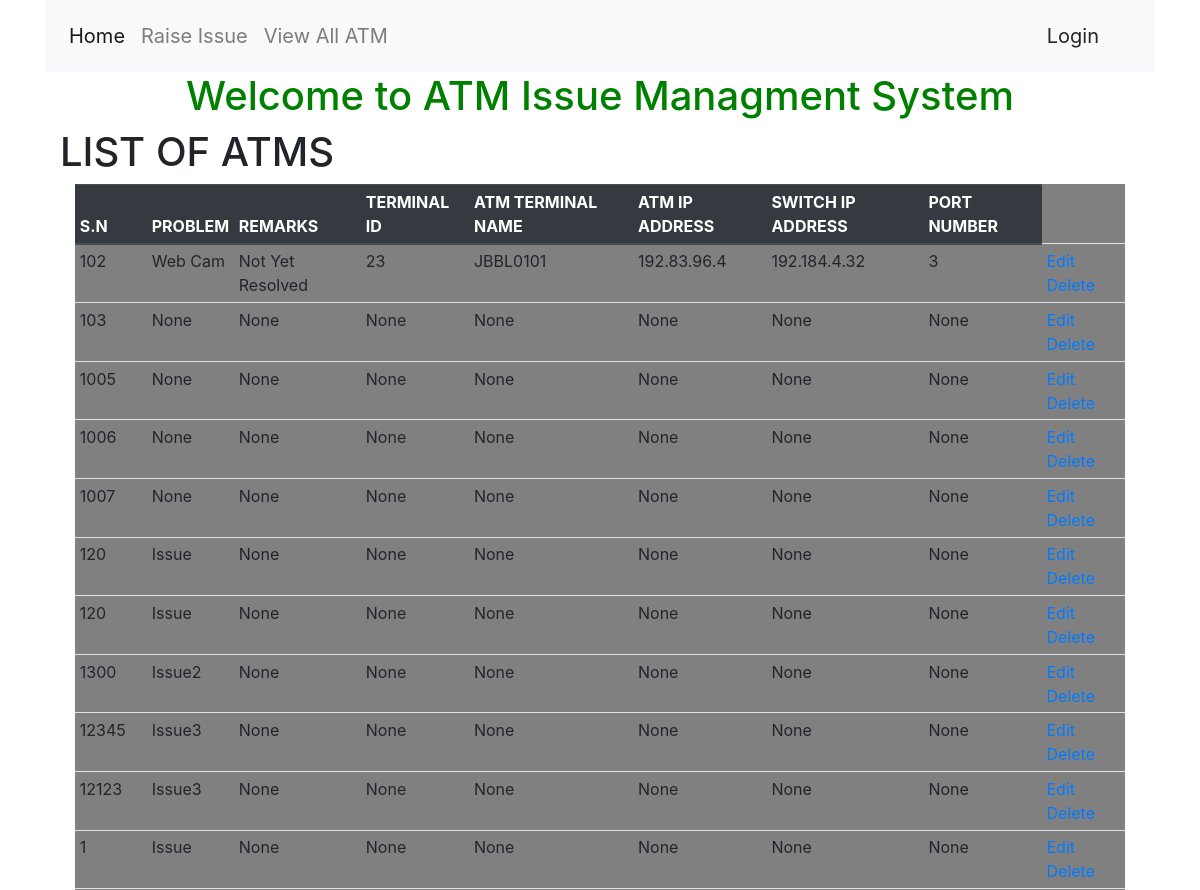
Before: /ATMStatus/ (upper part) with the older database file.
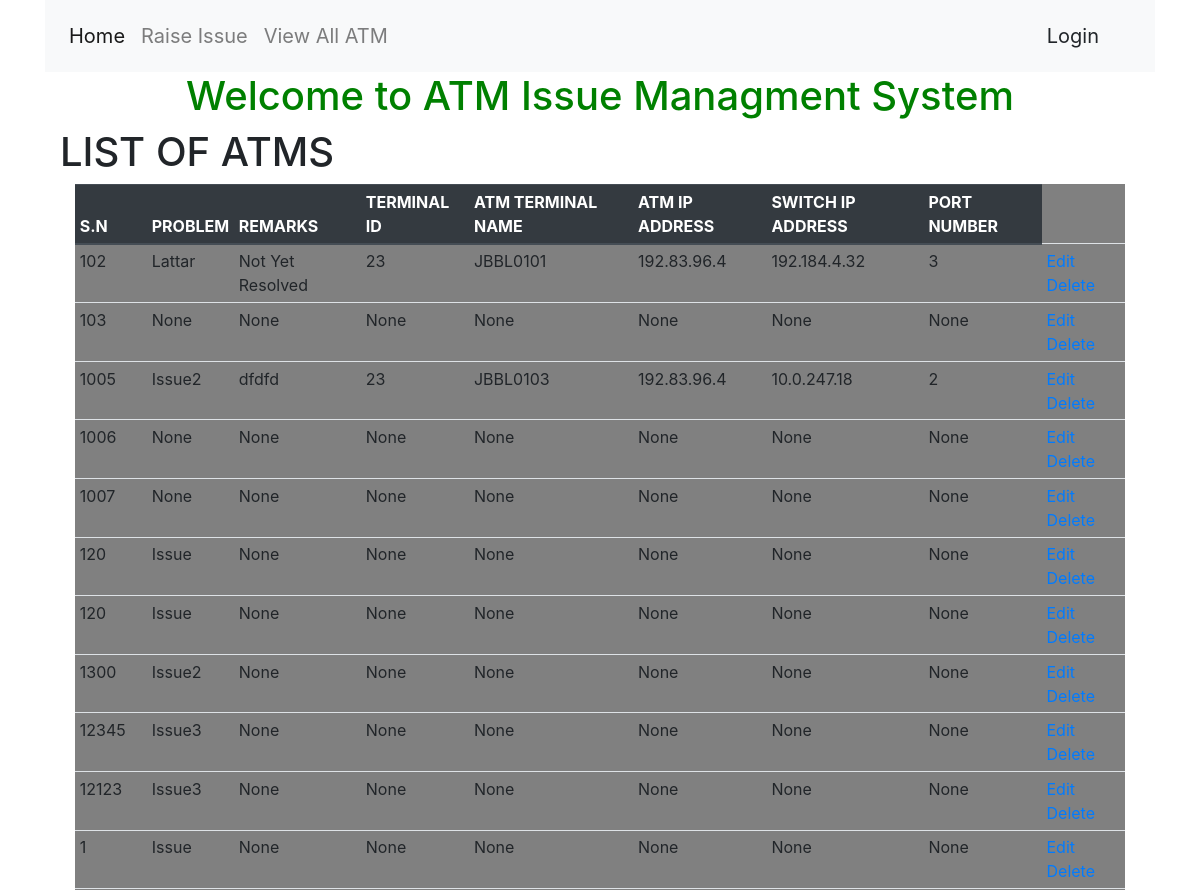
After: the same page with the newer database file.
### ATMStatus/models.py (models this page shows)
class ViewATMStatus(models.Model):
    s_n = models.IntegerField(null=True)
    branch_name = models.CharField(max_length=100,null=True)
    problem = models.CharField(max_length=2083,null=True)
    remarks = models.CharField(max_length=100,null=True)
    terminal_id = models.CharField(max_length=17,null=True)
    atm_terminal_name = models.CharField(max_length=25,null=True)
    atm_ip_address = models.CharField(max_length=50,null=True)
    switch_ip_address = models.CharField(max_length=50,null=True)
    port_number =  models.IntegerField(null=True)

### ATMStatus/views.py (the view)
# urls.py: path('',views.index),
def index(request):
    atm_fields = ViewATMStatus.objects.all()
    return render(request,'View_ATM_Status.html',{'atm_fields':atm_fields})

### ATMStatus/templates/View_ATM_Status.html (shortened to what this page needs)
<!DOCTYPE html>
<html lang="en">
<head>
</head>
<body bgcolor="green">
{% extends 'base.html' %}
{% block content %}
<h1> LIST OF ATMS</h1>
<div class="container">
<table class="table table-sm size">
    <thead class="thead-dark">
    <tr>
        <th scope="col">S.N</th>
        <th scope="col">PROBLEM</th>
        <th scope="col">REMARKS</th>
        <th scope="col">TERMINAL ID</th>
        <th scope="col">ATM TERMINAL NAME</th>
        <th scope="col">ATM IP ADDRESS</th>
        <th scope="col">SWITCH IP ADDRESS</th>
        <th scope="col">PORT NUMBER</th>
    </tr>
    </thead>
    <tbody>
{% for atm in atm_fields%}
    <tr>
        <td>{{atm.s_n}}</td>
        <td>{{atm.problem}}</td>
        <td>{{atm.remarks}}</td>
          <td>{{atm.terminal_id}}</td>
          <td>{{atm.atm_terminal_name}}</td>
          <td>{{atm.atm_ip_address}}</td>
          <td>{{atm.switch_ip_address}}</td>
          <td>{{atm.port_number}}</td>
            <td>
                <a href="{% url 'modify_atm_issue' atm.id %}"><span class="glyphicon glyphicon-pencil">Edit</span></a>
                <a href="{% url 'delete_atm_issue' atm.id %}">Delete</a>
            </td>
    </tr>
{% endfor %}
    </tbody>
</table>
 </div>
{% endblock %}

### ATMStatus/templates/base.html (shortened to what this page needs)
<!doctype html>
<html lang="en">
<head>
    <link rel="stylesheet" href="https://stackpath.bootstrapcdn.com/bootstrap/4.3.1/css/bootstrap.min.css"
>
</head>
<body>
<div class="container">
<nav class="navbar navbar-expand-lg navbar-light bg-light">
    <div class="collapse navbar-collapse navbar-brand" id="navbarSupportedContent">
        <ul class="navbar-nav mr-auto">
            <li class="nav-item active">
                <a class="nav-link" href="#">Home <span class="sr-only">(current)</span></a>
            </li>
            <li class="nav-item">
                <a class="nav-link" href="#">Raise Issue</a>
            </li>
             <li class="nav-item">
                <a class="nav-link" href="#">View All ATM</a>
            </li>
        </ul>
        <form class="form-inline my-2 my-lg-0">
            <a class="dropdown-item" href="ATMStatus/reg_form.html">Login</a>
        </form>
    </div>
</nav>
 <div class="banner" align="center" style="color:green;">
    <h1> Welcome to ATM Issue Managment System</h1>
</div>
    <div class="container">
        {% block content %}
        {% endblock %}
    </div>
    </div>
</body>
</html>

### ATMStatus/templates/View_ATM_Status.html (style rules this page uses)
.size { height:200px; width:500px; background-color:grey; }

Changed rows visible on the page:
changed ViewATMStatus "Not Yet Resolved": problem "Web Cam" → "Lattar"
changed ViewATMStatus: problem "None" → "Issue2"; remarks "None" → "dfdfd"; terminal_id "None" → "23"; atm_terminal_name "None" → "JBBL0103"; atm_ip_address "None" → "192.83.96.4"; switch_ip_address "None" → "10.0.247.18"; port_number "None" → "2"
